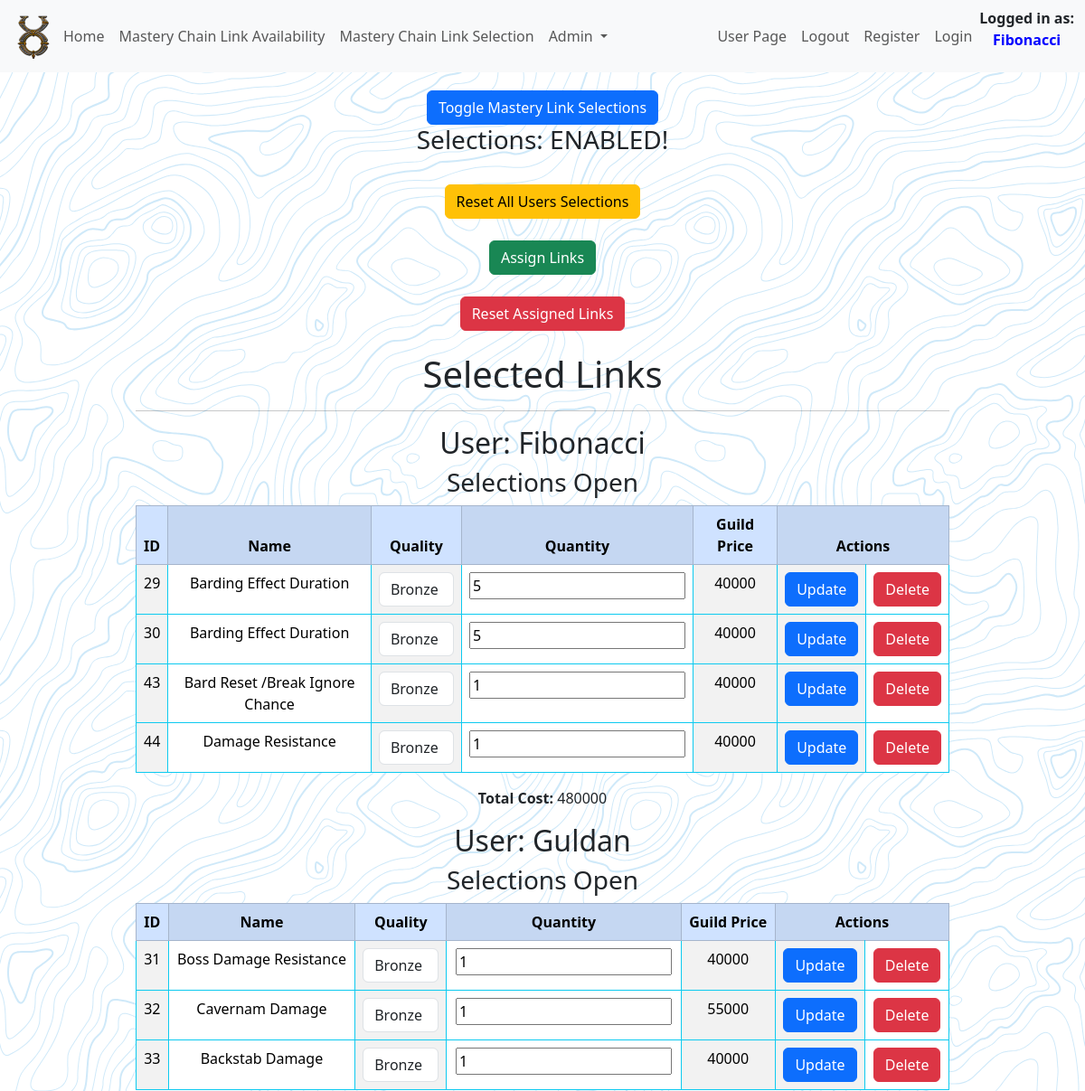
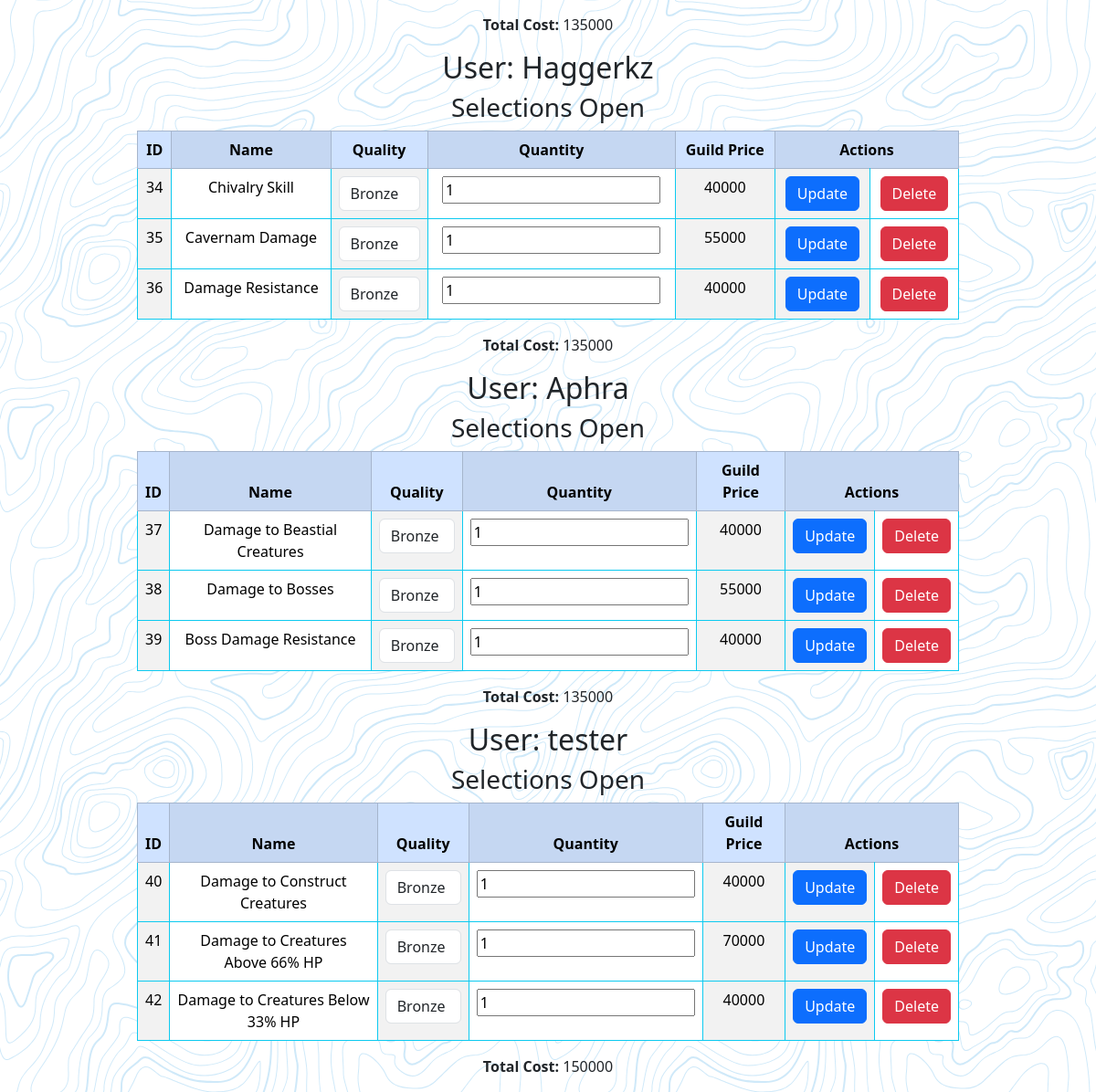
Before: /a_selections (signed in) with the older database file (2 pictures, top to bottom).
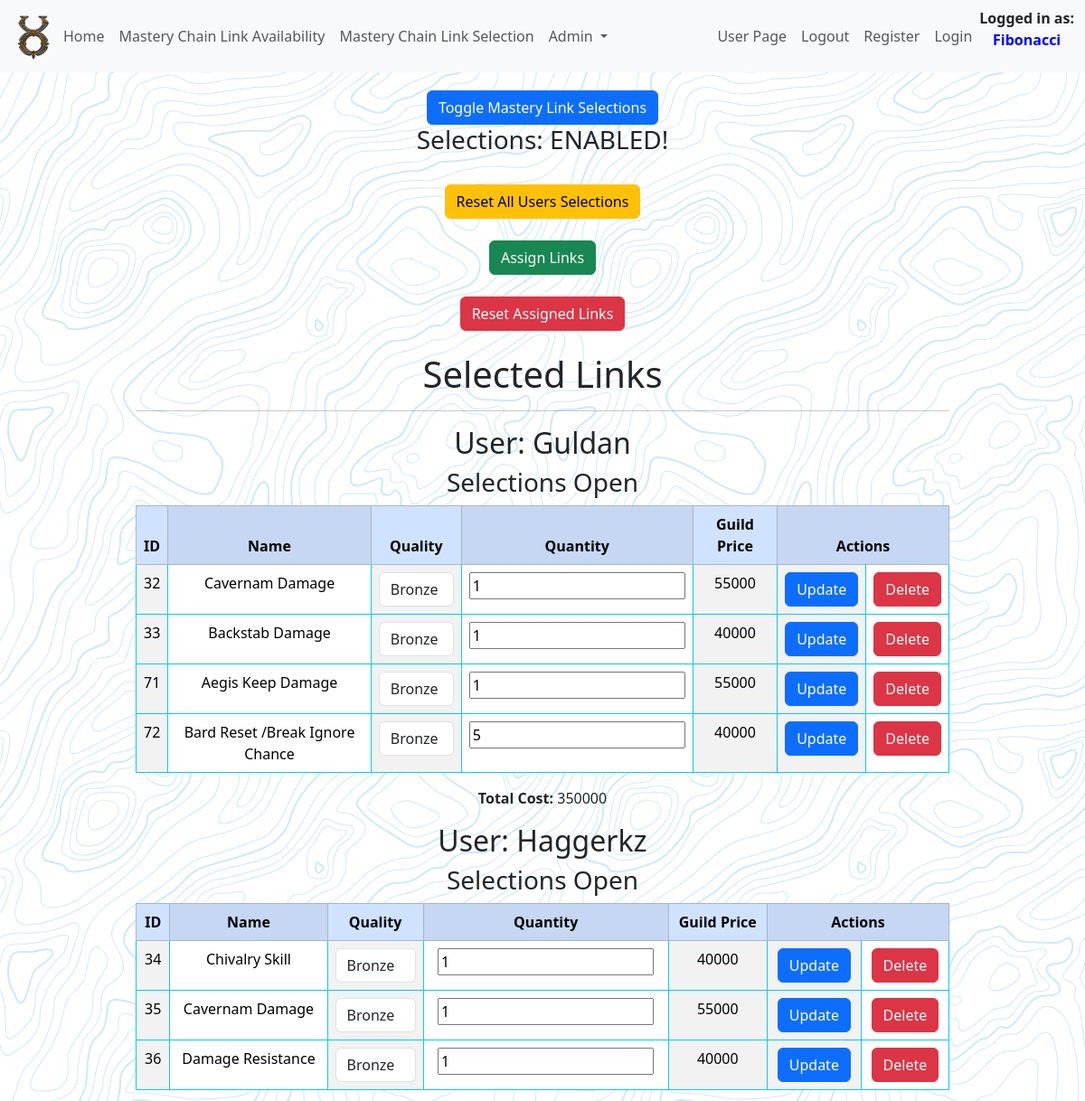
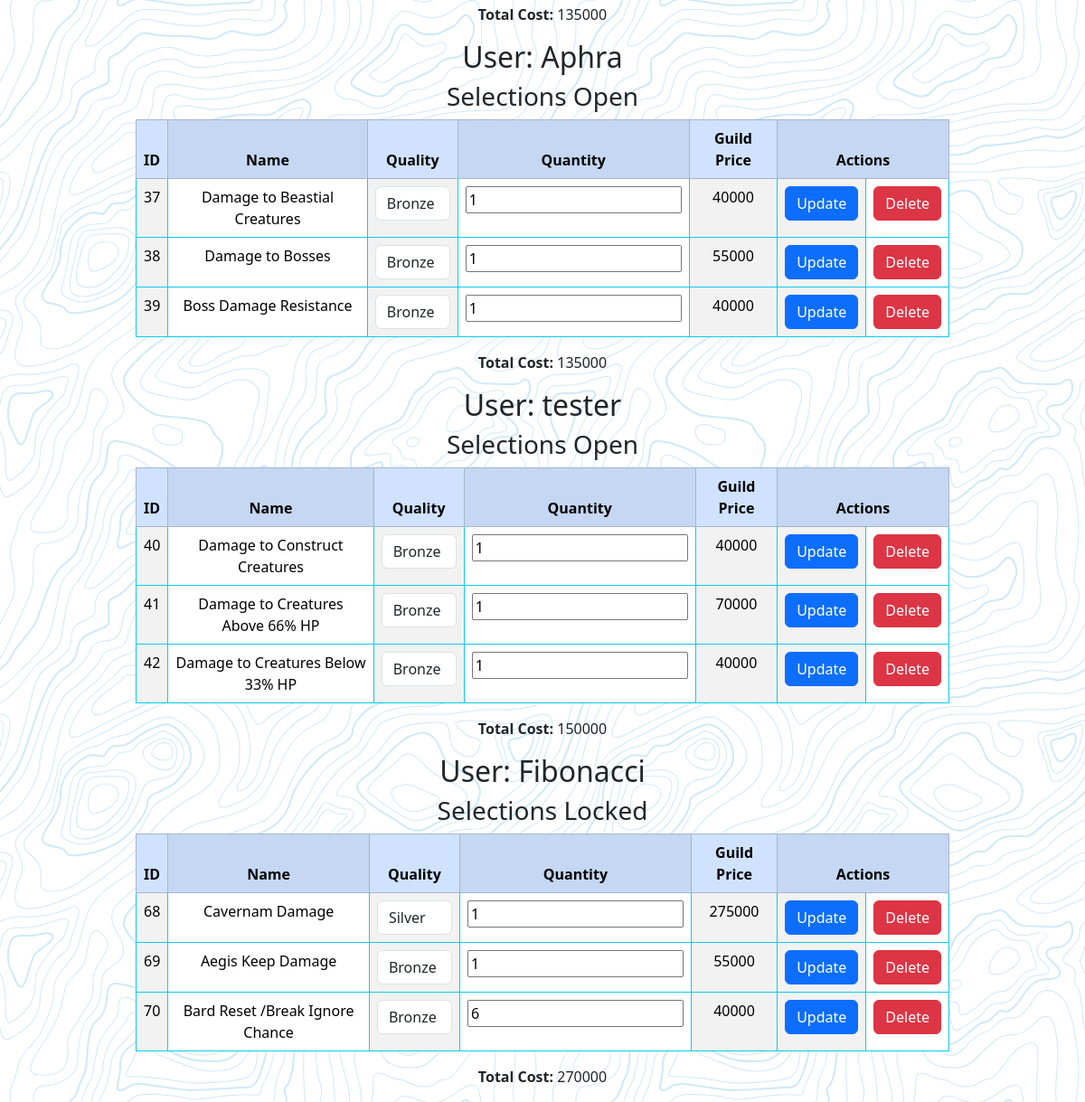
After: the same page with the newer database file (2 pictures, top to bottom).
### tables this page shows
CREATE TABLE users (
    id INTEGER PRIMARY KEY AUTOINCREMENT,
    username TEXT NOT NULL,
    password TEXT NOT NULL,
    is_admin INTEGER NOT NULL DEFAULT 0
, sel_lock BOOLEAN DEFAULT (0) NOT NULL, display_name TEXT);

CREATE TABLE selections (
	id INTEGER NOT NULL PRIMARY KEY AUTOINCREMENT,
	mclink_id INTEGER NOT NULL,
	s_quantity INTEGER NOT NULL
, user_id INTEGER NOT NULL, links_total INTEGER NOT NULL);

CREATE TABLE "mclinks" (
    id INTEGER PRIMARY KEY AUTOINCREMENT NOT NULL,
    name TEXT NOT NULL,
    quality TEXT NOT NULL,
    quantity INTEGER NOT NULL,
    market_price INTEGER NOT NULL,
    guild_price INTEGER NOT NULL
);

### app.py (the view)
@app.route('/a_selections', methods=['POST', 'GET'])
def a_selections():
    if g.selection_toggle == 1:
        s_toggle = 'Selections: ENABLED!'
    else:
        s_toggle = 'Selections: DISABLED!'
    selection_data = select_selections()
    conn, cursor = connect_to_database('uonew.db')
    cursor.execute(
        "SELECT DISTINCT selections.user_id, users.id, users.display_name, users.sel_lock FROM selections INNER JOIN users ON selections.user_id = users.id;")
    unique_names = cursor.fetchall()
    totals = {}
    for names in unique_names:
        user_id = names['id']
        cursor.execute("SELECT SUM(links_total) FROM selections WHERE user_id=?", (user_id,))
        total_price = cursor.fetchone()[0]
        totals[user_id] = total_price
    cursor.execute("SELECT DISTINCT name FROM mclinks;")
    unique_links = cursor.fetchall()
    conn.commit()
    conn.close()
    return render_template('a_selections.html', s_toggle=s_toggle, selection_data=selection_data,
                           unique_names=unique_names, totals=totals, unique_links=unique_links)

### app.py (called while the page is built)
@app.before_request
def authentication():
    if 'id' in session:
        user_data = get_user_data()
        selection_toggle = check_selection_toggle()
        g.is_admin = user_data['is_admin']
        g.sel_lock = user_data['sel_lock']
        g.display_name = user_data['display_name']
        g.selection_toggle = selection_toggle['selections_toggle']

### helpers.py (called while the page is built)
def connect_to_database(database_name):
    conn = sqlite3.connect(database_name)
    conn.row_factory = sqlite3.Row
    cursor = conn.cursor()
    return conn, cursor

### selections.py (called while the page is built)
def select_selections(user_id=None):
    conn, cursor = connect_to_database('uonew.db')
    if user_id:
        cursor.execute("SELECT * FROM selections INNER JOIN mclinks ON selections.mclink_id = mclinks.id WHERE selections.user_id = ?", (user_id,))
    else:
        cursor.execute("SELECT * FROM selections INNER JOIN mclinks ON selections.mclink_id = mclinks.id")
    selections_data = cursor.fetchall()
    conn.close()
    return selections_data

### templates/a_selections.html (shortened to what the changed rows need)
{% extends "index.html" %}
{% block nav %}
    <nav class="navbar navbar-expand-lg bg-body-tertiary fixed-top">
        <div class="container-fluid">
            <b class="nav-item">Logged in as: <p style="color:blue; text-align:center;">{{ g.display_name }}</p></b>
        </div>
    </nav>
{% endblock %}
{% block content %}
    <br>
    <br>
    <br>
    <br>
    <div class="a_mclinks_table">
        <h1>Selected Links</h1>
        <hr>
        {% for user_info in unique_names %}
            <h2>User: {{ user_info['display_name'] }}</h2>
            <h3>
                {% if user_info['sel_lock'] == 1 %}
                    Selections Locked
                {% else %}
                    Selections Open
                {% endif %}
            </h3>
            <table class="table table-striped-columns table-hover table-bordered border-info">
                <thead class="table-primary">
                    <tr>
                        <th>ID</th>
                        <th>Name</th>
                        <th>Quality</th>
                        <th>Quantity</th>
                        <th>Guild Price</th>
                        <th colspan="2">Actions</th>
                    </tr>
                </thead>
                <tbody>
                    {% set total_cost = totals[user_info['id']] %}
                    {% for selection in selection_data %}
                        {% if selection['user_id'] == user_info['id'] %}
                            <tr>
                                <form action="/admin_update_user_selection" method="post" style="display:inline;">
                                    <td><input type="hidden" name="selection_id" value="{{ selection['id'] }}">{{ selection['id'] }}</td>
                                    <td><input type="hidden" name="link_name" value="{{ selection['name'] }}">{{ selection['name'] }}</td>
                                    <td class="quality">
                                        <select class="form-control" name="quality" id="quality">
                                            <option {% if selection['quality'] == 'Bronze' %} selected {% endif %}>Bronze</option>
                                            <option {% if selection['quality'] == 'Silver' %} selected {% endif %}>Silver</option>
                                        </select>
                                    </td>
                                    <td><input type="number" name="quantity" value="{{ selection['s_quantity'] }}"></td>
                                    <td>{{ selection['guild_price'] }}</td>
                                    <td>
                                        <button type="submit" class="btn btn-primary">Update</button>
                                    </td>
                                </form>
                                <form action="/admin_delete_user_selection" method="post" style="display:inline;">
                                    <td>
                                        <button type="submit" class="btn btn-danger" onclick="return confirm('Are you sure?')">Delete</button>
                                    </td>
                                </form>
                            </tr>
                        {% endif %}
                    {% endfor %}
                </tbody>
            </table>
            <p><input type="hidden" name="total"><b>Total Cost:</b> {{ total_cost }}</p>
        {% endfor %}
    </div>
{% endblock %}

Changed rows visible on the page:
removed selections: id "29", name "Barding Effect Duration", quality "Bronze", quantity "5", guild_price "40000", shown under users "Fibonacci"
removed selections: id "30", name "Barding Effect Duration", quality "Bronze", quantity "5", guild_price "40000", shown under users "Fibonacci"
removed selections: id "43", name "Bard Reset /Break Ignore Chance", quality "Bronze", quantity "1", guild_price "40000", shown under users "Fibonacci"
removed selections: id "44", name "Damage Resistance", quality "Bronze", quantity "1", guild_price "40000", shown under users "Fibonacci"
removed selections: id "31", name "Boss Damage Resistance", quality "Bronze", quantity "1", guild_price "40000", shown under users "Guldan"
changed users "Fibonacci": total_cost "480000" → "270000"; sel_lock "Selections Open" → "Selections Locked"; moves down the list
computed for users "Guldan": total_cost "135000" → "350000"
added selections: id "71", name "Aegis Keep Damage", quality "Bronze", quantity "1", guild_price "55000", shown under users "Guldan"
added selections: id "72", name "Bard Reset /Break Ignore Chance", quality "Bronze", quantity "5", guild_price "40000", shown under users "Guldan"
added selections: id "68", name "Cavernam Damage", quality "Silver", quantity "1", guild_price "275000", shown under users "Fibonacci"
added selections: id "69", name "Aegis Keep Damage", quality "Bronze", quantity "1", guild_price "55000", shown under users "Fibonacci"
added selections: id "70", name "Bard Reset /Break Ignore Chance", quality "Bronze", quantity "6", guild_price "40000", shown under users "Fibonacci"
